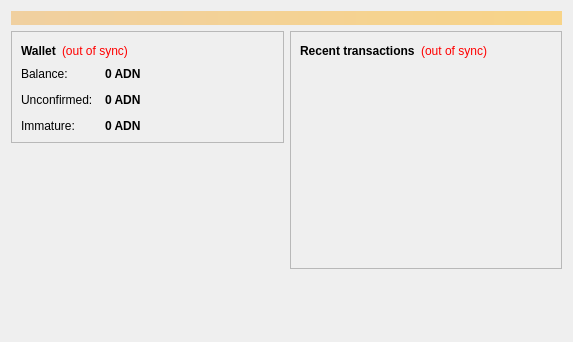
<?xml version="1.0" encoding="UTF-8"?>
<ui version="4.0">
 <class>OverviewPage</class>
 <widget class="QWidget" name="OverviewPage">
  <property name="geometry">
   <rect>
    <x>0</x>
    <y>0</y>
    <width>573</width>
    <height>342</height>
   </rect>
  </property>
  <property name="windowTitle">
   <string>Form</string>
  </property>
  <layout class="QVBoxLayout" name="topLayout">
   <item>
    <widget class="QLabel" name="labelAlerts">
     <property name="visible">
      <bool>false</bool>
     </property>
     <property name="styleSheet">
      <string notr="true">background-color: qlineargradient(x1: 0, y1: 0, x2: 1, y2: 0, stop:0 #F0D0A0, stop:1 #F8D488); color:#000000;</string>
     </property>
     <property name="wordWrap">
      <bool>true</bool>
     </property>
     <property name="margin">
      <number>3</number>
     </property>
    </widget>
   </item>
   <item>
    <layout class="QHBoxLayout" name="horizontalLayout" stretch="1,1">
     <item>
      <layout class="QVBoxLayout" name="verticalLayout_2">
       <item>
        <widget class="QFrame" name="frame">
         <property name="frameShape">
          <enum>QFrame::StyledPanel</enum>
         </property>
         <property name="frameShadow">
          <enum>QFrame::Raised</enum>
         </property>
         <layout class="QVBoxLayout" name="verticalLayout_4">
          <item>
           <layout class="QHBoxLayout" name="horizontalLayout_4">
            <item>
             <widget class="QLabel" name="label_5">
              <property name="font">
               <font>
                <weight>75</weight>
                <bold>true</bold>
               </font>
              </property>
              <property name="text">
               <string>Wallet</string>
              </property>
             </widget>
            </item>
            <item>
             <widget class="QLabel" name="labelWalletStatus">
              <property name="toolTip">
               <string>The displayed information may be out of date. Your wallet automatically synchronizes with the Adn network after a connection is established, but this process has not completed yet.</string>
              </property>
              <property name="styleSheet">
               <string notr="true">QLabel { color: red; }</string>
              </property>
              <property name="text">
               <string notr="true">(out of sync)</string>
              </property>
              <property name="alignment">
               <set>Qt::AlignLeading|Qt::AlignLeft|Qt::AlignVCenter</set>
              </property>
             </widget>
            </item>
            <item>
             <spacer name="horizontalSpacer_2">
              <property name="orientation">
               <enum>Qt::Horizontal</enum>
              </property>
              <property name="sizeHint" stdset="0">
               <size>
                <width>40</width>
                <height>20</height>
               </size>
              </property>
             </spacer>
            </item>
           </layout>
          </item>
          <item>
           <layout class="QFormLayout" name="formLayout_2">
            <property name="fieldGrowthPolicy">
             <enum>QFormLayout::AllNonFixedFieldsGrow</enum>
            </property>
            <property name="horizontalSpacing">
             <number>12</number>
            </property>
            <property name="verticalSpacing">
             <number>12</number>
            </property>
            <item row="0" column="0">
             <widget class="QLabel" name="label">
              <property name="text">
               <string>Balance:</string>
              </property>
             </widget>
            </item>
            <item row="0" column="1">
             <widget class="QLabel" name="labelBalance">
              <property name="font">
               <font>
                <weight>75</weight>
                <bold>true</bold>
               </font>
              </property>
              <property name="cursor">
               <cursorShape>IBeamCursor</cursorShape>
              </property>
              <property name="toolTip">
               <string>Your current balance</string>
              </property>
              <property name="text">
               <string notr="true">0 ADN</string>
              </property>
              <property name="textInteractionFlags">
               <set>Qt::LinksAccessibleByMouse|Qt::TextSelectableByKeyboard|Qt::TextSelectableByMouse</set>
              </property>
             </widget>
            </item>
            <item row="1" column="0">
             <widget class="QLabel" name="label_3">
              <property name="text">
               <string>Unconfirmed:</string>
              </property>
             </widget>
            </item>
            <item row="1" column="1">
             <widget class="QLabel" name="labelUnconfirmed">
              <property name="font">
               <font>
                <weight>75</weight>
                <bold>true</bold>
               </font>
              </property>
              <property name="cursor">
               <cursorShape>IBeamCursor</cursorShape>
              </property>
              <property name="toolTip">
               <string>Total of transactions that have yet to be confirmed, and do not yet count toward the current balance</string>
              </property>
              <property name="text">
               <string notr="true">0 ADN</string>
              </property>
              <property name="textInteractionFlags">
               <set>Qt::LinksAccessibleByMouse|Qt::TextSelectableByKeyboard|Qt::TextSelectableByMouse</set>
              </property>
             </widget>
            </item>
            <item row="2" column="0">
             <widget class="QLabel" name="labelImmatureText">
              <property name="text">
               <string>Immature:</string>
              </property>
             </widget>
            </item>
            <item row="2" column="1">
             <widget class="QLabel" name="labelImmature">
              <property name="font">
               <font>
                <weight>75</weight>
                <bold>true</bold>
               </font>
              </property>
              <property name="toolTip">
               <string>Mined balance that has not yet matured</string>
              </property>
              <property name="text">
               <string notr="true">0 ADN</string>
              </property>
              <property name="textInteractionFlags">
               <set>Qt::LinksAccessibleByMouse|Qt::TextSelectableByKeyboard|Qt::TextSelectableByMouse</set>
              </property>
             </widget>
            </item>
           </layout>
          </item>
         </layout>
        </widget>
       </item>
       <item>
        <spacer name="verticalSpacer">
         <property name="orientation">
          <enum>Qt::Vertical</enum>
         </property>
         <property name="sizeHint" stdset="0">
          <size>
           <width>20</width>
           <height>40</height>
          </size>
         </property>
        </spacer>
       </item>
      </layout>
     </item>
     <item>
      <layout class="QVBoxLayout" name="verticalLayout_3">
       <item>
        <widget class="QFrame" name="frame_2">
         <property name="frameShape">
          <enum>QFrame::StyledPanel</enum>
         </property>
         <property name="frameShadow">
          <enum>QFrame::Raised</enum>
         </property>
         <layout class="QVBoxLayout" name="verticalLayout">
          <item>
           <layout class="QHBoxLayout" name="horizontalLayout_2">
            <item>
             <widget class="QLabel" name="label_4">
              <property name="text">
               <string>&lt;b&gt;Recent transactions&lt;/b&gt;</string>
              </property>
             </widget>
            </item>
            <item>
             <widget class="QLabel" name="labelTransactionsStatus">
              <property name="toolTip">
               <string>The displayed information may be out of date. Your wallet automatically synchronizes with the Adn network after a connection is established, but this process has not completed yet.</string>
              </property>
              <property name="styleSheet">
               <string notr="true">QLabel { color: red; }</string>
              </property>
              <property name="text">
               <string notr="true">(out of sync)</string>
              </property>
              <property name="alignment">
               <set>Qt::AlignRight|Qt::AlignTrailing|Qt::AlignVCenter</set>
              </property>
             </widget>
            </item>
            <item>
             <spacer name="horizontalSpacer">
              <property name="orientation">
               <enum>Qt::Horizontal</enum>
              </property>
              <property name="sizeHint" stdset="0">
               <size>
                <width>40</width>
                <height>20</height>
               </size>
              </property>
             </spacer>
            </item>
           </layout>
          </item>
          <item>
           <widget class="QListView" name="listTransactions">
            <property name="styleSheet">
             <string notr="true">QListView { background: transparent; }</string>
            </property>
            <property name="frameShape">
             <enum>QFrame::NoFrame</enum>
            </property>
            <property name="verticalScrollBarPolicy">
             <enum>Qt::ScrollBarAlwaysOff</enum>
            </property>
            <property name="horizontalScrollBarPolicy">
             <enum>Qt::ScrollBarAlwaysOff</enum>
            </property>
            <property name="selectionMode">
             <enum>QAbstractItemView::NoSelection</enum>
            </property>
           </widget>
          </item>
         </layout>
        </widget>
       </item>
       <item>
        <spacer name="verticalSpacer_2">
         <property name="orientation">
          <enum>Qt::Vertical</enum>
         </property>
         <property name="sizeHint" stdset="0">
          <size>
           <width>20</width>
           <height>40</height>
          </size>
         </property>
        </spacer>
       </item>
      </layout>
     </item>
    </layout>
   </item>
  </layout>
 </widget>
 <resources/>
 <connections/>
</ui>
